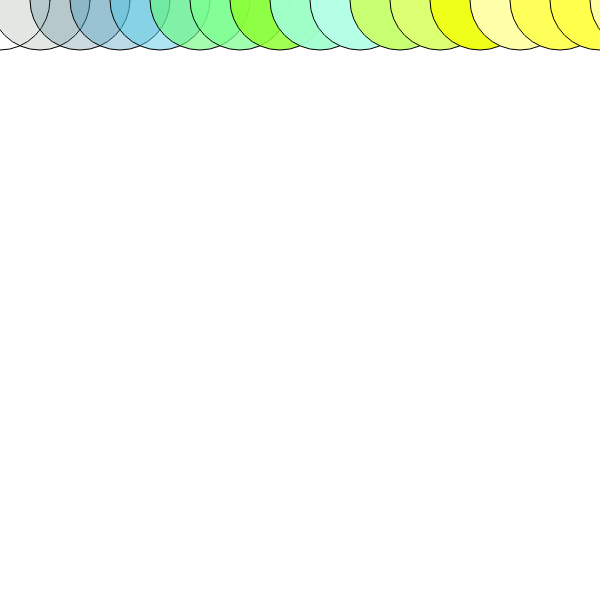
Frame 1 (no input)
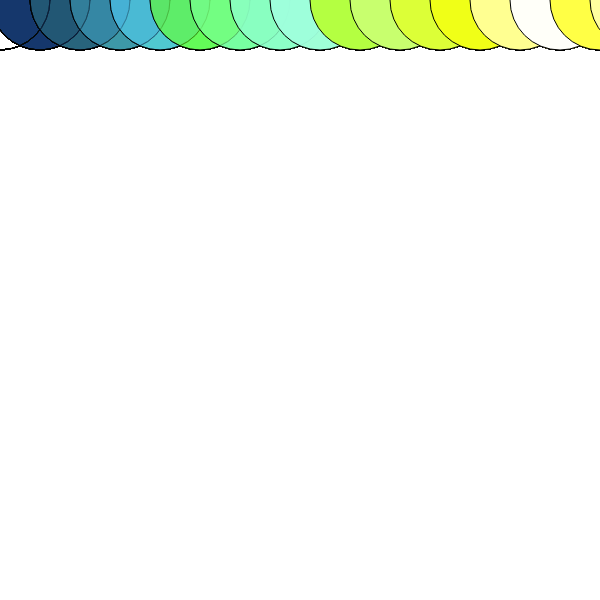
Frame 60 (no input)
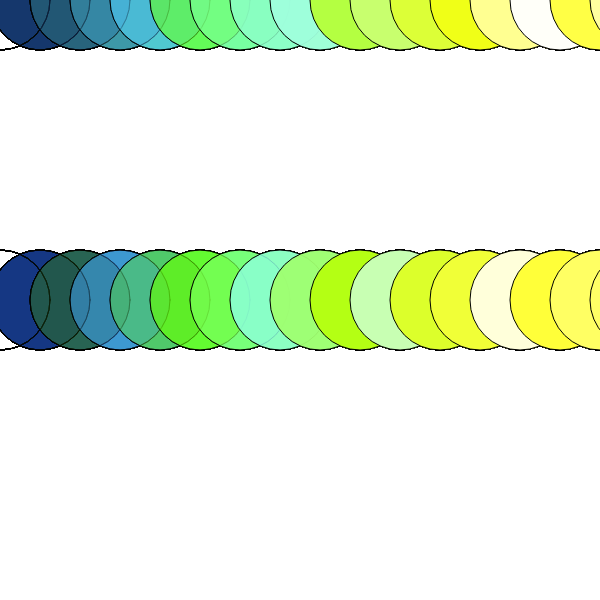
Frame 120 (the mouse pressed at the canvas centre since frame 60)

The p5.js sketch that drew these frames (run headless with seeded random() and noise() and a simulated clock; from frame 60 on, the mouse is pressed at the canvas centre):

// p5.js sketch
// ── sketch.js

function setup() {
  createCanvas(600, 600);
  background(255);
}

function draw() {
  var array = [];
  for(var i = 0; i < 20; i++) {
    array[i] = random(0, 100);
  }
  for(i = 0; i < array.length; i++) {
    fill(20*i, 50*i, random(0, 255), 30*i);
    ellipse(i*40, mouseY, 100, 100);
  }
}
